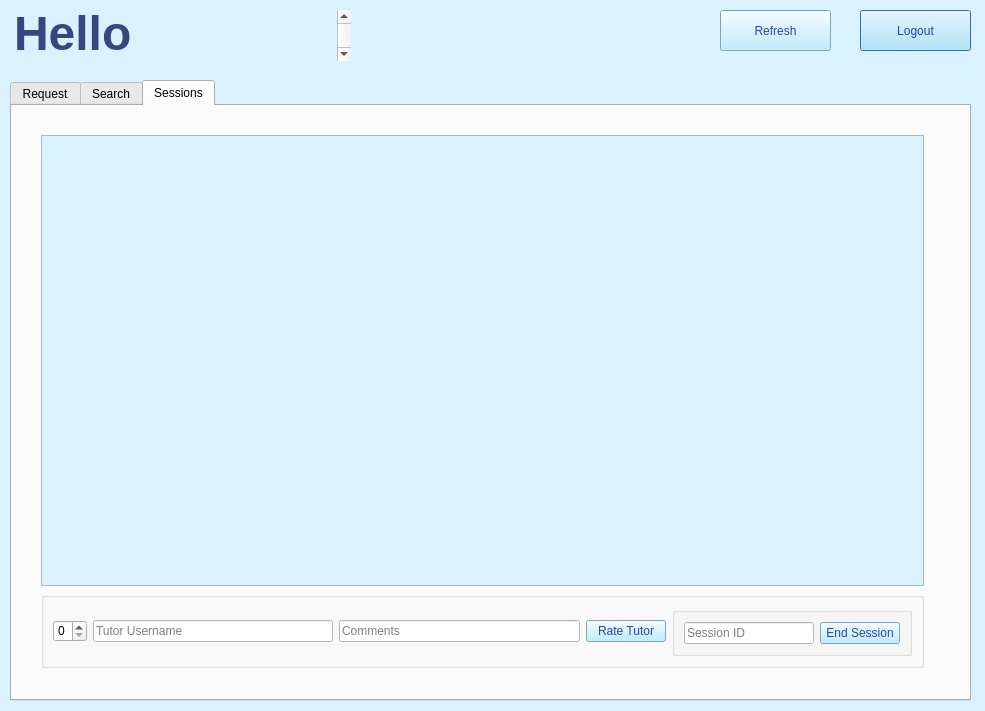
<?xml version="1.0" encoding="UTF-8"?>
<ui version="4.0">
 <class>studentdashboard</class>
 <widget class="QDialog" name="studentdashboard">
  <property name="geometry">
   <rect>
    <x>0</x>
    <y>0</y>
    <width>985</width>
    <height>711</height>
   </rect>
  </property>
  <property name="windowTitle">
   <string>Dialog</string>
  </property>
  <property name="styleSheet">
   <string notr="true">QPushButton { color: rgb(32, 72, 175); background-color: rgb(176, 230, 255)}
QDialog{background-color: rgb(218, 241, 255)}QTextBrowser{background-color: rgb(218, 241, 255)}QLineEdit{background-color: white}</string>
  </property>
  <property name="sizeGripEnabled">
   <bool>false</bool>
  </property>
  <widget class="QTextBrowser" name="toptext">
   <property name="geometry">
    <rect>
     <x>10</x>
     <y>10</y>
     <width>341</width>
     <height>51</height>
    </rect>
   </property>
   <property name="frameShape">
    <enum>QFrame::Shape::NoFrame</enum>
   </property>
   <property name="lineWidth">
    <number>0</number>
   </property>
   <property name="html">
    <string>&lt;!DOCTYPE HTML PUBLIC &quot;-//W3C//DTD HTML 4.0//EN&quot; &quot;http://www.w3.org/TR/REC-html40/strict.dtd&quot;&gt;
&lt;html&gt;&lt;head&gt;&lt;meta name=&quot;qrichtext&quot; content=&quot;1&quot; /&gt;&lt;meta charset=&quot;utf-8&quot; /&gt;&lt;style type=&quot;text/css&quot;&gt;
p, li { white-space: pre-wrap; }
hr { height: 1px; border-width: 0; }
li.unchecked::marker { content: &quot;\2610&quot;; }
li.checked::marker { content: &quot;\2612&quot;; }
&lt;/style&gt;&lt;/head&gt;&lt;body style=&quot; font-family:'.AppleSystemUIFont'; font-size:13pt; font-weight:400; font-style:normal;&quot;&gt;
&lt;p style=&quot; margin-top:0px; margin-bottom:0px; margin-left:0px; margin-right:0px; -qt-block-indent:0; text-indent:0px;&quot;&gt;&lt;span style=&quot; font-size:36pt; font-weight:700; color:#354680;&quot;&gt;Hello STUDENT&lt;/span&gt;&lt;/p&gt;&lt;/body&gt;&lt;/html&gt;</string>
   </property>
  </widget>
  <widget class="QPushButton" name="logout_btn">
   <property name="geometry">
    <rect>
     <x>860</x>
     <y>10</y>
     <width>111</width>
     <height>41</height>
    </rect>
   </property>
   <property name="text">
    <string>Logout</string>
   </property>
  </widget>
  <widget class="QTabWidget" name="tabWidget">
   <property name="geometry">
    <rect>
     <x>10</x>
     <y>80</y>
     <width>961</width>
     <height>621</height>
    </rect>
   </property>
   <property name="styleSheet">
    <string notr="true">QPushButton { color: rgb(32, 72, 175); background-color: rgb(176, 230, 255)}
QDialog{background-color: rgb(218, 241, 255)}QTextBrowser{background-color: rgb(218, 241, 255)}QLineEdit{background-color: white}</string>
   </property>
   <property name="currentIndex">
    <number>2</number>
   </property>
   <widget class="QWidget" name="RequestTab">
    <property name="styleSheet">
     <string notr="true">QPushButton { color: rgb(32, 72, 175); background-color: rgb(176, 230, 255)}
QDialog{background-color: rgb(218, 241, 255)}QTextBrowser{background-color: rgb(218, 241, 255)}QLineEdit{background-color: white}</string>
    </property>
    <attribute name="title">
     <string>Request</string>
    </attribute>
    <widget class="QTextBrowser" name="title">
     <property name="geometry">
      <rect>
       <x>260</x>
       <y>10</y>
       <width>431</width>
       <height>81</height>
      </rect>
     </property>
     <property name="frameShape">
      <enum>QFrame::Shape::NoFrame</enum>
     </property>
     <property name="lineWidth">
      <number>0</number>
     </property>
     <property name="html">
      <string>&lt;!DOCTYPE HTML PUBLIC &quot;-//W3C//DTD HTML 4.0//EN&quot; &quot;http://www.w3.org/TR/REC-html40/strict.dtd&quot;&gt;
&lt;html&gt;&lt;head&gt;&lt;meta name=&quot;qrichtext&quot; content=&quot;1&quot; /&gt;&lt;meta charset=&quot;utf-8&quot; /&gt;&lt;style type=&quot;text/css&quot;&gt;
p, li { white-space: pre-wrap; }
hr { height: 1px; border-width: 0; }
li.unchecked::marker { content: &quot;\2610&quot;; }
li.checked::marker { content: &quot;\2612&quot;; }
&lt;/style&gt;&lt;/head&gt;&lt;body style=&quot; font-family:'.AppleSystemUIFont'; font-size:13pt; font-weight:400; font-style:normal;&quot;&gt;
&lt;p style=&quot; margin-top:0px; margin-bottom:0px; margin-left:0px; margin-right:0px; -qt-block-indent:0; text-indent:0px;&quot;&gt;&lt;span style=&quot; font-size:36pt; font-weight:700; color:#354680;&quot;&gt;Create a new Request 🐳&lt;/span&gt;&lt;/p&gt;&lt;/body&gt;&lt;/html&gt;</string>
     </property>
    </widget>
    <widget class="QGroupBox" name="formGroupBox">
     <property name="geometry">
      <rect>
       <x>260</x>
       <y>140</y>
       <width>431</width>
       <height>171</height>
      </rect>
     </property>
     <layout class="QFormLayout" name="formLayout">
      <item row="0" column="0">
       <widget class="QLabel" name="sub_label">
        <property name="text">
         <string>Subject:</string>
        </property>
       </widget>
      </item>
      <item row="0" column="1">
       <widget class="QComboBox" name="subjects">
        <property name="minimumSize">
         <size>
          <width>325</width>
          <height>0</height>
         </size>
        </property>
       </widget>
      </item>
      <item row="1" column="0">
       <widget class="QLabel" name="urg_label">
        <property name="text">
         <string>Urgency:</string>
        </property>
       </widget>
      </item>
      <item row="1" column="1">
       <widget class="QSpinBox" name="urgency">
        <property name="minimumSize">
         <size>
          <width>325</width>
          <height>0</height>
         </size>
        </property>
        <property name="maximum">
         <number>5</number>
        </property>
       </widget>
      </item>
      <item row="2" column="0">
       <widget class="QLabel" name="desc_label">
        <property name="text">
         <string>Description:</string>
        </property>
       </widget>
      </item>
      <item row="2" column="1">
       <widget class="QLineEdit" name="desc">
        <property name="minimumSize">
         <size>
          <width>325</width>
          <height>0</height>
         </size>
        </property>
        <property name="placeholderText">
         <string>Description</string>
        </property>
       </widget>
      </item>
     </layout>
    </widget>
    <widget class="QLabel" name="req_status">
     <property name="geometry">
      <rect>
       <x>260</x>
       <y>390</y>
       <width>431</width>
       <height>65</height>
      </rect>
     </property>
     <property name="text">
      <string/>
     </property>
    </widget>
    <widget class="QPushButton" name="createreq_btn">
     <property name="geometry">
      <rect>
       <x>260</x>
       <y>330</y>
       <width>431</width>
       <height>32</height>
      </rect>
     </property>
     <property name="sizePolicy">
      <sizepolicy hsizetype="Minimum" vsizetype="Fixed">
       <horstretch>0</horstretch>
       <verstretch>0</verstretch>
      </sizepolicy>
     </property>
     <property name="maximumSize">
      <size>
       <width>16777215</width>
       <height>16777215</height>
      </size>
     </property>
     <property name="text">
      <string>Create Request</string>
     </property>
    </widget>
   </widget>
   <widget class="QWidget" name="SearchTab">
    <property name="styleSheet">
     <string notr="true">QPushButton { color: rgb(32, 72, 175); background-color: rgb(176, 230, 255)}
QDialog{background-color: rgb(218, 241, 255)}QTextBrowser{background-color: rgb(218, 241, 255)}QLineEdit{background-color: white}</string>
    </property>
    <attribute name="title">
     <string>Search</string>
    </attribute>
    <widget class="QFrame" name="search_2">
     <property name="geometry">
      <rect>
       <x>20</x>
       <y>20</y>
       <width>901</width>
       <height>551</height>
      </rect>
     </property>
     <layout class="QVBoxLayout" name="verticalLayout_4">
      <item>
       <widget class="QTextBrowser" name="search_out"/>
      </item>
      <item>
       <widget class="QGroupBox" name="searchbar">
        <layout class="QHBoxLayout" name="search">
         <item>
          <widget class="QComboBox" name="searchoptions">
           <property name="maximumSize">
            <size>
             <width>200</width>
             <height>16777215</height>
            </size>
           </property>
          </widget>
         </item>
         <item>
          <widget class="QLineEdit" name="search_in">
           <property name="maximumSize">
            <size>
             <width>500</width>
             <height>16777215</height>
            </size>
           </property>
          </widget>
         </item>
         <item>
          <widget class="QPushButton" name="searchtutor_btn">
           <property name="maximumSize">
            <size>
             <width>200</width>
             <height>16777215</height>
            </size>
           </property>
           <property name="text">
            <string>Search Tutor</string>
           </property>
          </widget>
         </item>
        </layout>
       </widget>
      </item>
     </layout>
    </widget>
   </widget>
   <widget class="QWidget" name="SessionsTab">
    <property name="styleSheet">
     <string notr="true">QPushButton { color: rgb(32, 72, 175); background-color: rgb(176, 230, 255)}
QDialog{background-color: rgb(218, 241, 255)}QTextBrowser{background-color: rgb(218, 241, 255)}QLineEdit{background-color: white}</string>
    </property>
    <attribute name="title">
     <string>Sessions</string>
    </attribute>
    <widget class="QFrame" name="session">
     <property name="geometry">
      <rect>
       <x>20</x>
       <y>20</y>
       <width>901</width>
       <height>551</height>
      </rect>
     </property>
     <layout class="QVBoxLayout" name="verticalLayout_5">
      <item>
       <widget class="QTextBrowser" name="sessions_out"/>
      </item>
      <item>
       <widget class="QGroupBox" name="inputbar">
        <layout class="QHBoxLayout" name="horizontalLayout">
         <item>
          <widget class="QSpinBox" name="rating_in">
           <property name="maximum">
            <number>5</number>
           </property>
           <property name="singleStep">
            <number>1</number>
           </property>
          </widget>
         </item>
         <item>
          <widget class="QLineEdit" name="tutor_user">
           <property name="placeholderText">
            <string>Tutor Username</string>
           </property>
          </widget>
         </item>
         <item>
          <widget class="QLineEdit" name="comments">
           <property name="placeholderText">
            <string>Comments</string>
           </property>
          </widget>
         </item>
         <item>
          <widget class="QPushButton" name="ratetutor_btn">
           <property name="text">
            <string>Rate Tutor</string>
           </property>
          </widget>
         </item>
         <item>
          <widget class="QGroupBox" name="session_in">
           <layout class="QHBoxLayout" name="horizontalLayout_4">
            <item>
             <widget class="QLineEdit" name="session_id">
              <property name="maximumSize">
               <size>
                <width>250</width>
                <height>16777215</height>
               </size>
              </property>
              <property name="toolTip">
               <string>&lt;html&gt;&lt;head/&gt;&lt;body&gt;&lt;p&gt;&lt;br/&gt;&lt;/p&gt;&lt;/body&gt;&lt;/html&gt;</string>
              </property>
              <property name="layoutDirection">
               <enum>Qt::LayoutDirection::LeftToRight</enum>
              </property>
              <property name="placeholderText">
               <string>Session ID</string>
              </property>
             </widget>
            </item>
            <item>
             <widget class="QPushButton" name="endsession_btn">
              <property name="maximumSize">
               <size>
                <width>150</width>
                <height>16777215</height>
               </size>
              </property>
              <property name="text">
               <string>End Session</string>
              </property>
             </widget>
            </item>
           </layout>
          </widget>
         </item>
        </layout>
       </widget>
      </item>
     </layout>
    </widget>
   </widget>
  </widget>
  <widget class="QPushButton" name="refresh_btn">
   <property name="geometry">
    <rect>
     <x>720</x>
     <y>10</y>
     <width>111</width>
     <height>41</height>
    </rect>
   </property>
   <property name="text">
    <string>Refresh</string>
   </property>
  </widget>
 </widget>
 <resources/>
 <connections/>
</ui>
